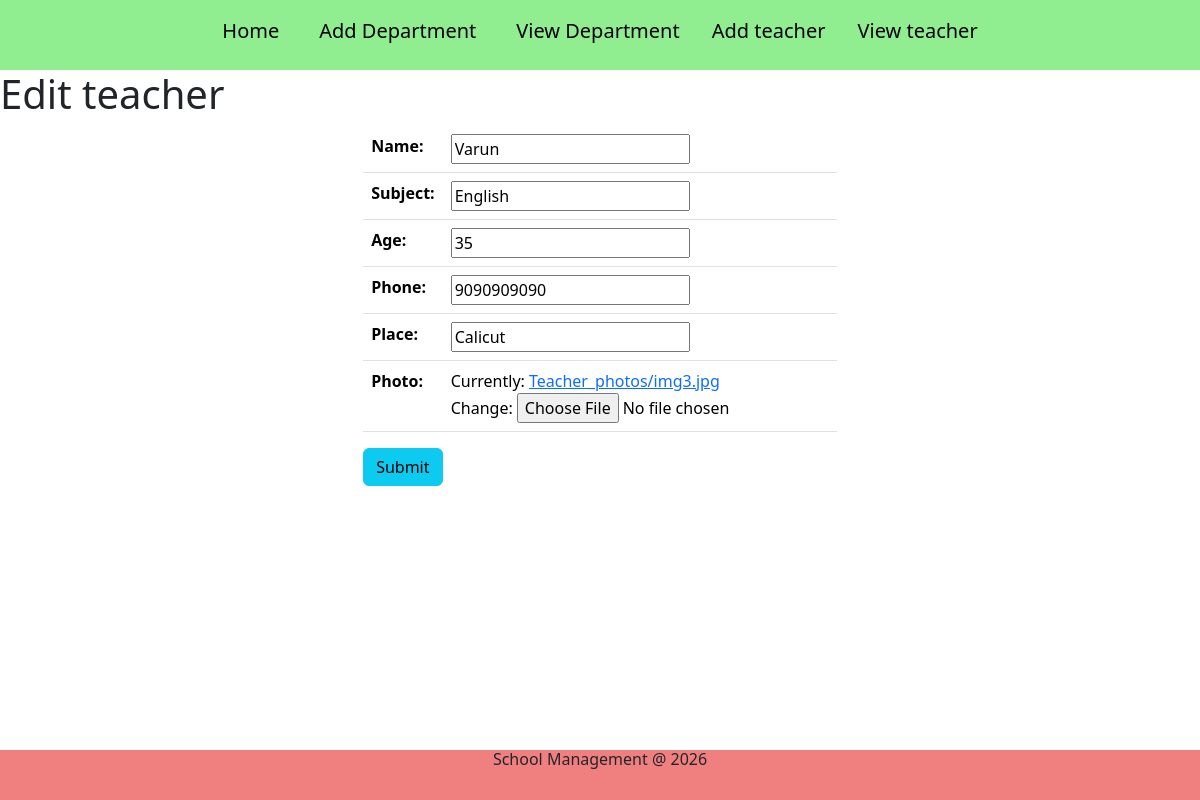
Page /office/editteacher/3 on the committed database.
### office/models.py (models this page shows)
class Teacher(models.Model):
    name = models.CharField(max_length=100)
    subject = models.CharField(max_length=100)
    age = models.IntegerField()
    phone = models.CharField(max_length=30)
    place = models.CharField(max_length=100)
    photo = models.ImageField(upload_to="Teacher_photos")

### office/views.py (the view, shortened to what this page needs)
# urls.py: path('editteacher/<int:id>',EditTeacherView.as_view(),name="editT"),
class EditTeacherView(View):
    def get(self,req,**kwargs):
        id = kwargs.get('id')
        TeacherQso = Teacher.objects.get(id=id)
        form_data = TeacherForm(instance=TeacherQso)
        return render(req,"editteacher.html",{"form":form_data})

### office/forms.py
class TeacherForm(forms.ModelForm):
    class Meta:
        model = Teacher
        fields = "__all__"

### office/templates/editteacher.html (shortened to what this page needs)
{% extends "base.html" %}
{% block base %}
<h1>Edit teacher</h1>
<div class="d-flex justify-content-center align-items-center">
    <form action="" method="post" enctype="multipart/form-data">
        <table class="table">
            {{form.as_table}}
        </table>
        <button class="btn btn-info"> Submit</button>
    </form>
</div>
{% endblock base %}

### rows in the picture
Teacher: name "Varun", subject "English", age "35", phone "9090909090", place "Calicut"
